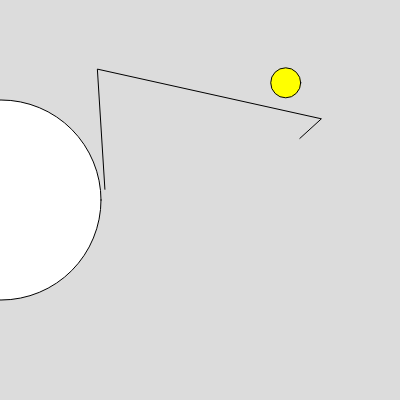
Frame 1 (no input)
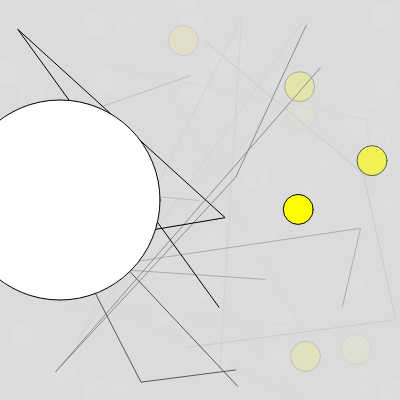
Frame 60 (no input)
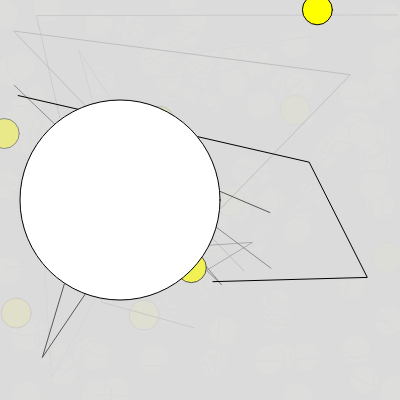
Frame 120 (the mouse pressed at the canvas centre since frame 60)

The p5.js sketch that drew these frames (run headless with seeded random() and noise() and a simulated clock; from frame 60 on, the mouse is pressed at the canvas centre):

// p5.js sketch
// ── sketch.js
let g; // off-canvas, in the memory

function setup() {
  createCanvas(400, 400);
  
  g = createGraphics(width, height);
}

function draw() {
  background(220);
  g.background(220,100)
  
  // transformation, styles, display functions
  let x = random(width);
  let y = random(height);
  g.fill(255, 255, 0);
  g.circle(x, y, 30);
  
  g.noFill();
  g.beginShape();
  g.vertex(random(width), random(height));
  g.vertex(random(width), random(height));
  g.vertex(random(width), random(height));
  g.vertex(random(width), random(height));
  g.endShape();
  
  circle(frameCount-10, height/2, 200);
  image(g, 0, 0);
  
  circle(frameCount, height/2, 200);
  //image(g, 0, 0);
}
